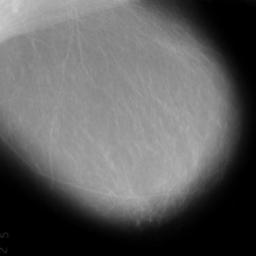
%> input picture mammograms/Normal1.jpg, 256 x 256 px
$ octave adaptivemedianfilter.m   (GNU Octave 9; MATLAB toolbox functions it lacks are replaced by stand-ins)
%> lines starting %> are read from the running program, lines starting %| are printed output that depends on the picture
clc;
clear;
close all;
a=imread('Normal1.jpg');
%> a is the input picture: size 256x256x3 uint8; min 0, max 205, mean 94
b=rgb2gray(a);
J = imnoise(b,'salt & pepper', 0.02);
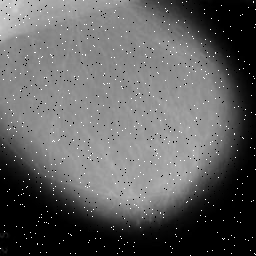
%> J: size 256x256 uint8; min 0, max 255, mean 94.7
NoisyImage=J;
[R C P]=size(NoisyImage);
%> R = 256; C = 256; P = 1
OutImage=zeros(R,C);
figure;
% imshow(J);
Zmin=[];
Zmax=[];
Zmed=[];

for i=1:R
    for j=1:C
               if (i==1 & j==1)


          % for right top corner[8,7,6]
                elseif (i==1 & j==C)


			% for bottom left corner[2,3,4]
                elseif (i==R & j==1)


        		     % for bottom right corner[8,1,2]

                elseif (i==R & j==C)


        		    %for top edge[8,7,6,5,4]

                elseif (i==1)


                     		      			% for right edge[2,1,8,7,6]

                elseif (i==R)

		      			% // for bottom edge[8,1,2,3,4]

                elseif (j==C)


                         %// for left edge[2,3,4,5,6]

                elseif (j==1)


               else


                             SR1 = NoisyImage((i-1),(j-1));
 							 SR2 = NoisyImage((i-1),(j));
    						 SR3 = NoisyImage((i-1),(j+1));
 							 SR4 = NoisyImage((i),(j-1));
                             SR5 = NoisyImage(i,j);
 							 SR6 = NoisyImage((i),(j+1));
 							 SR7 = NoisyImage((i+1),(j-1));
 							 SR8 = NoisyImage((i+1),(j));
 							 SR9 = NoisyImage((i+1)),((j+1));
                             TempPixel=[SR1,SR2,SR3,SR4,SR5,SR6,SR7,SR8,SR9];
                             Zxy=NoisyImage(i,j);
                             Zmin=min(TempPixel);
                             Zmax=max(TempPixel);
                             Zmed=median(TempPixel);
                             A1 = Zmed - Zmin;
                             A2 = Zmed - Zmax;

                             if A1 > 0 && A2 < 0

                                  %   go to level B
                                  B1 = Zxy - Zmin;
                                  B2 = Zxy - Zmax;
                                  if B1 > 0 && B2 < 0
                                      OutImage(i,j)= Zxy;
                                  else
                                      OutImage(i,j)= Zmed;

                                  end
                             else

                                 if ((R > 4 && R < R-5) && (C > 4 && C < C-5))

                                 S1 = NoisyImage((i-1),(j-1));
                                 S2 = NoisyImage((i-2),(j-2));
                                 S3 = NoisyImage((i-1),(j));
                                 S4 = NoisyImage((i-2),(j));
                                 S5 = NoisyImage((i-1),(j+1));
                                 S6 = NoisyImage((i-2),(j+2));
                                 S7 = NoisyImage((i),(j-1));
                                 S8 = NoisyImage((i),(j-2));

                                 S9 = NoisyImage(i,j);
                                 S10 = NoisyImage((i),(j+1));
                                 S11 = NoisyImage((i),(j+2));
                                 S12 = NoisyImage((i+1),(j-1));
                                 S13 = NoisyImage((i+2),(j-2));
                                 S14 = NoisyImage((i+1),(j));
                                 S15 = NoisyImage((i+2),(j));
                                 S16 = NoisyImage((i+1)),((j+1));
                                 S17 = NoisyImage((i+2)),((j+2));
                                 TempPixel2=[S1,S2,S3,S4,S5,S6,S7,S8,S9,S10,S11,S12,S13,S14,S15,S16,S17];
                                 Zmed2=median(TempPixel2);
                                 OutImage(i,j)= Zmed2;
                                 else

                                 OutImage(i,j)= Zmed;

                                 end

                             end

          end

    end
end
%> after the loop, A1 = 0; A2 = 0; SR1 = 0; SR2 = 255
imshow(OutImage,[]);
disp('exit');

$ run again, with mammograms/Normal10.jpg copied over mammograms/Normal1.jpg
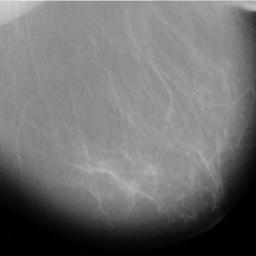
%> input picture mammograms/Normal10.jpg, 256 x 256 px
%> a is the input picture: size 256x256x3 uint8; mean R, G, B 112.1, 112.1, 112.1
%> `J = imnoise(b,'salt & pepper', 0.02);`:
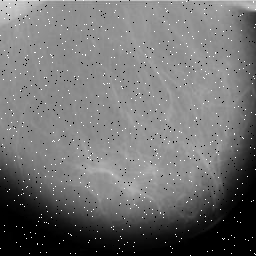
%> J: size 256x256 uint8; min 0, max 255, mean 112.4
%> after the loop `for i=1:R`: A1 = 0; SR2 = 255

$ run again, with mammograms/Normal12.jpg copied over mammograms/Normal1.jpg
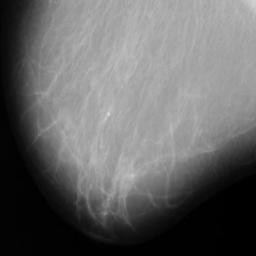
%> input picture mammograms/Normal12.jpg, 256 x 256 px
%> a is the input picture: size 256x256x3 uint8; min 0, max 219, mean 102.1
%> `J = imnoise(b,'salt & pepper', 0.02);`:
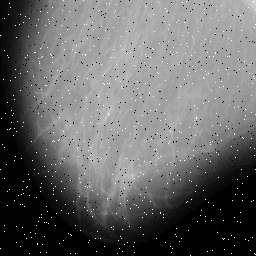
%> J: size 256x256 uint8; min 0, max 255, mean 102.6
%> after the loop `for i=1:R`: A1 = 0; SR2 = 255
